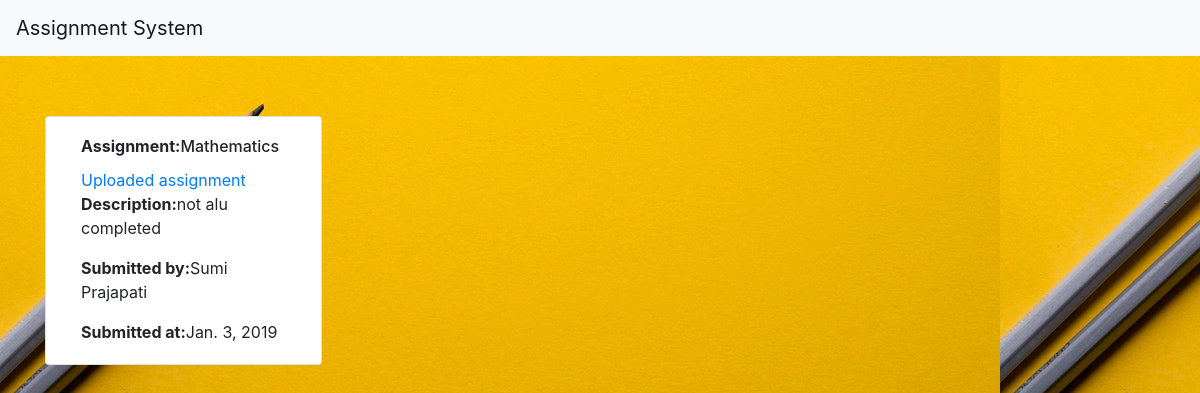
The page /detail/2/ on the database its author committed.
### student/models.py (models this page shows, shortened)
class Submission(models.Model):
    description = models.CharField(max_length=100, null=True, blank=True, default="No description")
    upload = models.FileField(upload_to='submissions/',blank=True)
    submitted_at = models.DateField(default=None)
    last_updated = models.DateField(auto_now=True)
    active = models.BooleanField(default=True)
    assignment = models.ForeignKey(
        Assignment,
        on_delete=models.CASCADE,
        related_name='submissions'
    )
    user = models.ForeignKey(
        MyUser,
        on_delete=models.CASCADE,
        related_name='submissions'
    )

class Assignment(models.Model):
    title = models.CharField(max_length=255)
    upload = models.FileField(upload_to='assignments/', null=True, default="No file uploaded",blank=True)
    due_date = models.DateField()
    created_at = models.DateField(auto_now_add=True)
    last_updated = models.DateField(auto_now=True)
    active = models.BooleanField(default=True)
    course_code = models.CharField(max_length=8)
    course_title = models.CharField(max_length=255)
    user = models.ForeignKey(
        MyUser,
        on_delete=models.CASCADE,
        related_name='assignments'
    )
    def __str__(self):
        return self.title

class MyUser(AbstractBaseUser):
    email = models.EmailField(max_length=255,unique=True)
    full_name = models.CharField(max_length=250,blank=True,null=True)
    teacher = models.BooleanField(default=True)
    student = models.BooleanField(default=False)
    college_name = models.CharField(max_length=225,blank=True,null=True)
    is_active = models.BooleanField(default=True)
    is_admin = models.BooleanField(default=False)
    objects = MyUserManager()
    USERNAME_FIELD = 'email'
    REQUIRED_FIELDS = []

### student/views.py (the view)
# urls.py: path('detail/<pk>/', Assignmentsubmit.as_view(),name="assignment-detail"),
class Assignmentsubmit(DetailView):
    model = Submission
    template_name = 'student/detail.html'

### student/templates/student/detail.html (shortened to what this page needs)
{% extends "student/base.html" %}
{% block content %}
    {% load bootstrap4 %}
{% bootstrap_css %}
    <div class="container">
        <div class="col-lg-9 col-md-8 col-sm-12">
          <div class="row">
                              <div class="card col-lg-4 col-md-6 col-sm-12" style="margin-right: 20px" >
              <div class="card-body">
                <h6 class="card-title"><b>Assignment:</b>{{ object.assignment}}</h6>
                  <a href="{{ MEDIA_URL }}{{ object.upload.url }}">Uploaded assignment</a>
                  <p class="card-text"><b>Description:</b>{{ object.description }}</p>
                                  <p class="card-text"><b>Submitted by:</b>{{ object.assignment.user.full_name }}</p>
                                    <p class="card-text"><b>Submitted at:</b>{{ object.submitted_at }}</p>
              </div>
            </div>
          </div>
        </div>
    </div>
{% endblock%}

### rows shown on the page
Submission: assignment "Mathematics", description "not alu completed", assignment.user.full_name "Sumi Prajapati", submitted_at "Jan. 3, 2019"
